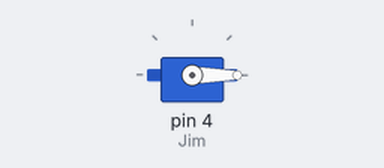
This sketch was run on a simulated Arduino Uno, built with avr-gcc and run on an emulated ATmega328P. On the bench: servo.

Above: at 0.05 s.
Timing chart, 0 to 4.6 s (numbered marks = the images above):
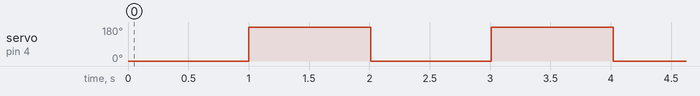

Measured:
- by itself, servo on pin 4 (Jim): alternates 180° for 1.0 s and 0° for 1.0 s

The sketch:

Servo.ino
```cpp
#include<Servo.h>

Servo Jim;
int i;

void setup() {
  // put your setup code here, to run once:

Jim.attach(4);

}

void loop() {
  // put your main code here, to run repeatedly:

Jim.write(0);

delay(1000);

for(i=180; i <= 0; i--);
{
  Jim.write(i);
  delay(10);
}

delay(1000);


}
```
